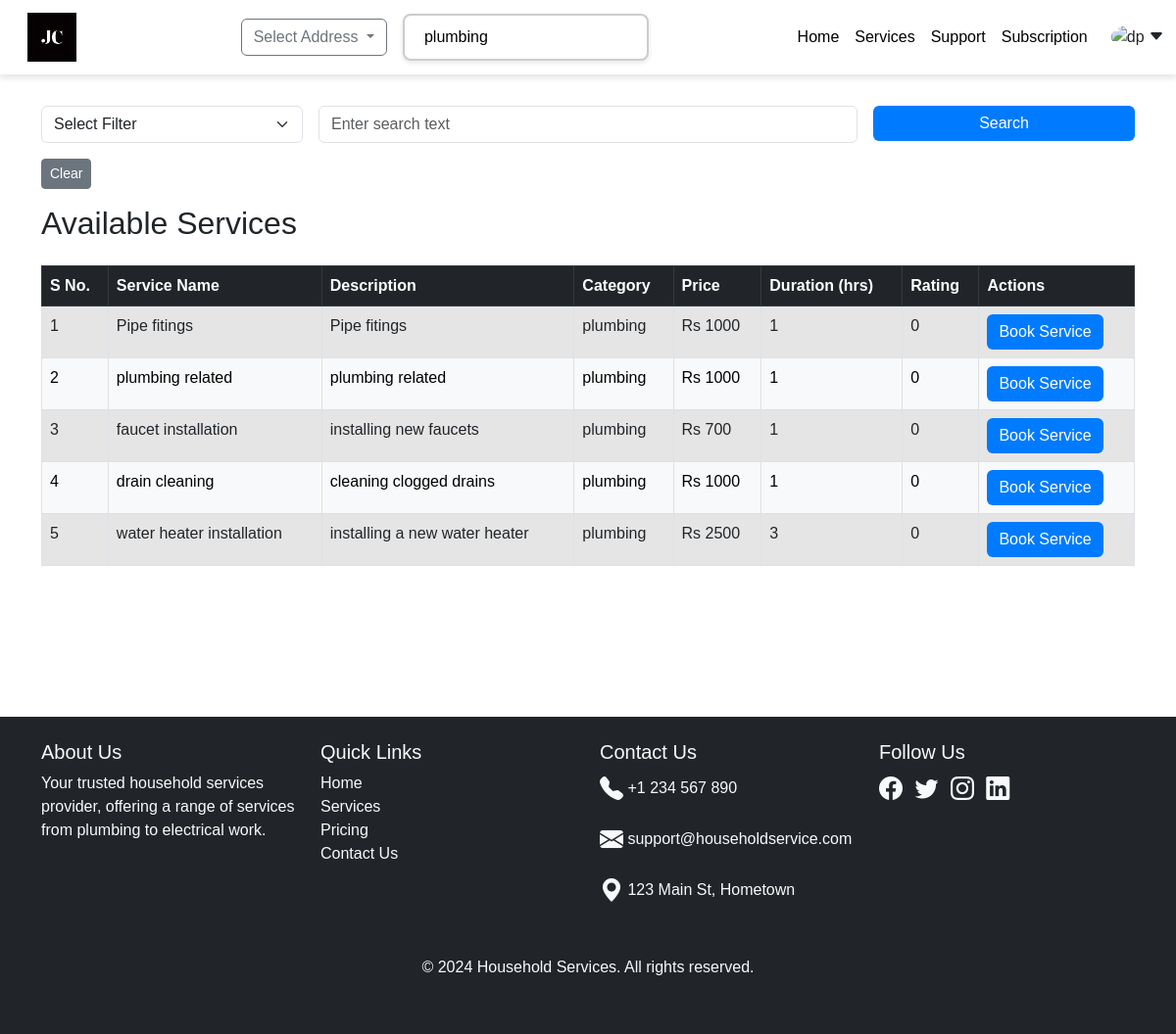
Page /viewservice?query_global=plumbing (signed in) on the committed database.
### app.py (models this page shows)
class Services(db.Model):
    __tablename__   = "Services"
    id              = db.Column(db.Integer, primary_key=True , autoincrement=True)
    name            = db.Column(db.String(), nullable=False)
    description     = db.Column(db.String(), nullable=False)
    category_id     = db.Column(db.Integer, db.ForeignKey("ServiceCategory.id"), nullable=False)
    price           = db.Column(db.Integer, nullable=False)
    duration        = db.Column(db.Integer, nullable=False)
    rated_services  = db.Column(db.Integer, default=0 )
    rating_sum      = db.Column(db.Integer, default=0 )
    status          = db.Column(db.Boolean, default =True ) # service_status = active/inactive
    created_at      = db.Column(db.Date,default = datetime.utcnow)
    updated_at      = db.Column(db.Date,default = datetime.utcnow )
    category = db.relationship("ServiceCategory", back_populates="services")

class  ServiceCategory(db.Model):
    __tablename__   = "ServiceCategory"
    id              = db.Column(db.Integer, primary_key=True,  autoincrement=True)
    name            = db.Column(db.String(), nullable=False)
    services        = db.relationship("Services" ,  back_populates="category"  ,lazy=True, cascade="all,delete" )
    created_at      = db.Column(db.Date ,default = datetime.utcnow )

### app.py (the view, shortened to what this page needs)
@app.route("/viewservice" ,methods=["GET","POST"])
def view_service():
    services = Services.query.filter(Services.status == True ).order_by(Services.category_id).all()
    search_global = request.args.get('query_global', '').strip()
    if search_global:
        services=Services.query.join(ServiceCategory).filter(
            (Services.name.ilike(f"%{search_global}%")) |
            (ServiceCategory.name.ilike(f"%{search_global}%")) &
            Services.status == True
        ).order_by(ServiceCategory.id.asc()).all()
    filter_by = request.args.get('filter', '').strip()
    search_query = request.args.get('query', '').strip()
    return render_template('view_service.html', services=services)

### templates/view_service.html (shortened to what this page needs)
{%extends "base2.html"%}
{%block content%}
<div class="container mt-5">
        <form method="GET" action="/viewservice" class="row g-3 mb-3">
            <div class="col-md-3">
                <select name="filter" class="form-select" required>
                    <option value="" disabled selected>Select Filter</option>
                </select>
            </div>
            <div class="col-md-6">
                <input type="text" name="query" class="form-control" placeholder="Enter search text" value="{{ request.args.get('query') or search }}">
            </div>
            <div class="col-md-3">
                <button type="submit" class="btn btn-primary w-100">Search</button>
            </div>
            <div class="col-md-3">
                <a href="/viewservice" class="btn btn-secondary btn-sm">Clear</a>
            </div>
        </form>
    <h2 class="mb-4">Available Services</h2>
        {% if services %}
        <table class="table table-bordered table-bordered table-hover">
            <thead class="table-dark">
                <tr>
                    <th>S No.</th>
                    <th>Service Name</th>
                    <th>Description</th>
                    <th>Category</th>
                    <th>Price</th>
                    <th>Duration (hrs)</th>
                    <th>Rating</th>
                    <th>Actions</th>
                </tr>
            </thead>
            <tbody>
                {% for service in services %}
                    {% if service.status %}
                    <tr class="{% if loop.index % 2 == 0 %}table-light {% else %}table-active{% endif %}">
                            <td>{{loop.index}}</td>
                            <td>{{ service.name }}</td>
                            <td>{{ service.description }}</td>
                            <td>{{ service.category.name }}</td>
                            <td>Rs {{ service.price }}</td>
                            <td>{{ service.duration }}</td>
                            <td>{%if service.rating_sum != 0 and service.rated_services!=0 %}
                                {{ (service.rating_sum/service.rated_services)|round(2) }}
                               {%else%}
                               0
                               {%endif%}
                            </td>
                            <td>
                                <button type="button" class="btn btn-primary" data-bs-toggle="modal" data-bs-target="#bookingModal{{ service.id }}">
                                    Book Service
                                </button>
                            </td>
                        </tr>
                    {% endif %}
                {% endfor %}
            </tbody>
        </table>
    {% else %}
        <p>No active services available at the moment.</p>
    {% endif %}
</div>
{%endblock%}

### static/css/base2.css (style rules this page uses)
body { background-color: rgb(255, 255, 255); padding-top: 60px; }
body { background-color: #ffffff; font-family: Arial, sans-serif; }
.btn-primary { background-color: #007bff; border: none; }

### rows in the picture
Services: name "Pipe fitings", description "Pipe fitings", category.name "plumbing", price "1000", duration "1", rating_sum "0"
Services: name "plumbing related", description "plumbing related", category.name "plumbing", price "1000", duration "1", rating_sum "0"
Services: name "faucet installation", description "installing new faucets", category.name "plumbing", price "700", duration "1", rating_sum "0"
Services: name "drain cleaning", description "cleaning clogged drains", category.name "plumbing", price "1000", duration "1", rating_sum "0"
Services: name "water heater installation", description "installing a new water heater", category.name "plumbing", price "2500", duration "3", rating_sum "0"
